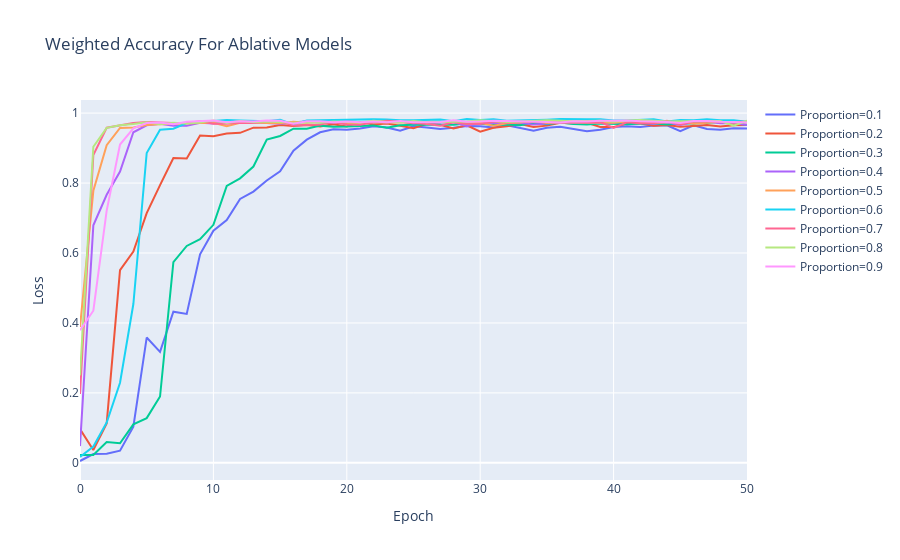

Notebook cell for this chart:
### Code cell
fig = go.Figure(
    layout=go.Layout(
        title='Weighted Accuracy For Ablative Models',
        xaxis=dict(title='Epoch'),
        yaxis=dict(title='Loss')
    )
)

for col in loss:
    fig.add_trace(
        go.Scatter(x=wacc.index, y=wacc[col], name=col)
    )

fig.show()
